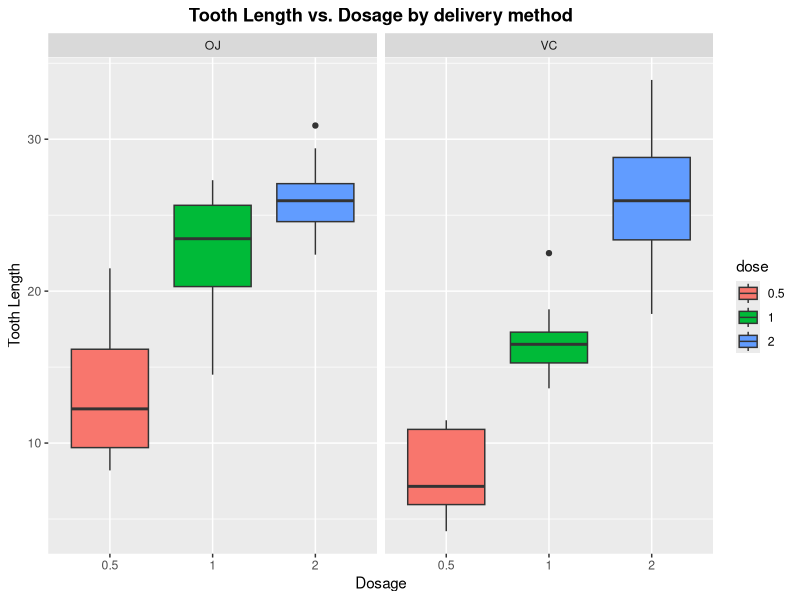
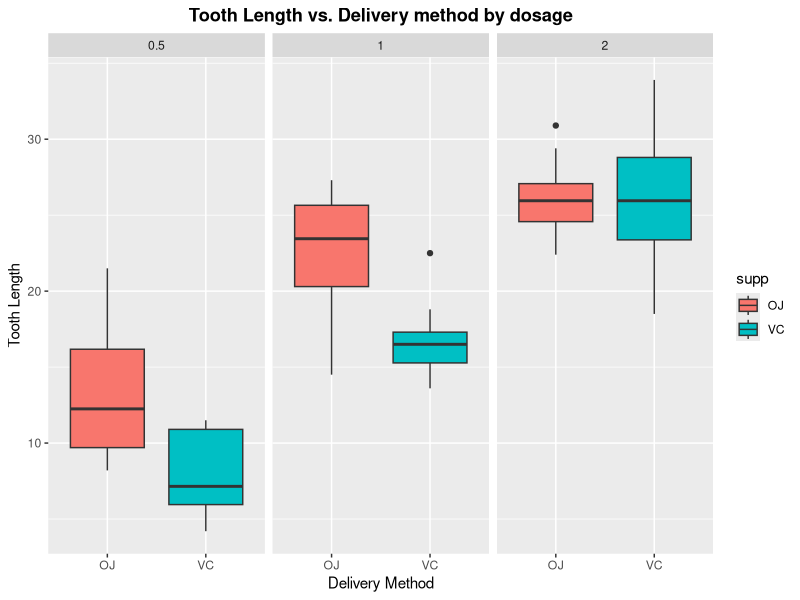

These charts were generated, in order, by the following R code:
## ---- chunk 1
knitr::opts_chunk$set(echo = TRUE)
## ---- chunk 2
library(ggplot2)
library(reshape2)
## ---- chunk 3
data("ToothGrowth")

## display data structure
str(ToothGrowth)
## ---- chunk 4
summary(ToothGrowth)
## ---- chunk 5
# convert dose to a factor
ToothGrowth$dose <- as.factor(ToothGrowth$dose)
g <- ggplot(aes(x=dose, y=len), data = ToothGrowth)
g <- g + geom_boxplot(aes(fill=dose)) + xlab("Dosage") + ylab("Tooth Length")
g <- g + facet_grid(~ supp) + ggtitle("Tooth Length vs. Dosage by delivery method")
g <- g + theme(plot.title = element_text(hjust = 0.5, face = "bold"))
g
## ---- chunk 6
g <- ggplot(aes(x=supp, y=len), data = ToothGrowth)
g <- g + geom_boxplot(aes(fill=supp)) + xlab("Delivery Method") + ylab("Tooth Length")
g <- g + facet_grid(~ dose) + ggtitle("Tooth Length vs. Delivery method by dosage")
g <- g + theme(plot.title = element_text(hjust = 0.5, face = "bold"))
g
## ---- chunk 7
# Convert ToothGrowth into a molten data frame
longTooth <- melt(ToothGrowth, measure.vars = c("supp", "dose"))
head(longTooth)
## ---- chunk 8
g1 <- longTooth$len[1:30] ; g2 <- longTooth$len[31:60]
t.test(g2, g1, paired = FALSE)
## ---- chunk 9
t.test(longTooth$len[longTooth$value==1], longTooth$len[longTooth$value==0.5], paired = FALSE, var.equal = TRUE)
## ---- chunk 10
t.test(longTooth$len[longTooth$value==2], longTooth$len[longTooth$value==1], paired = FALSE, var.equal = TRUE)
